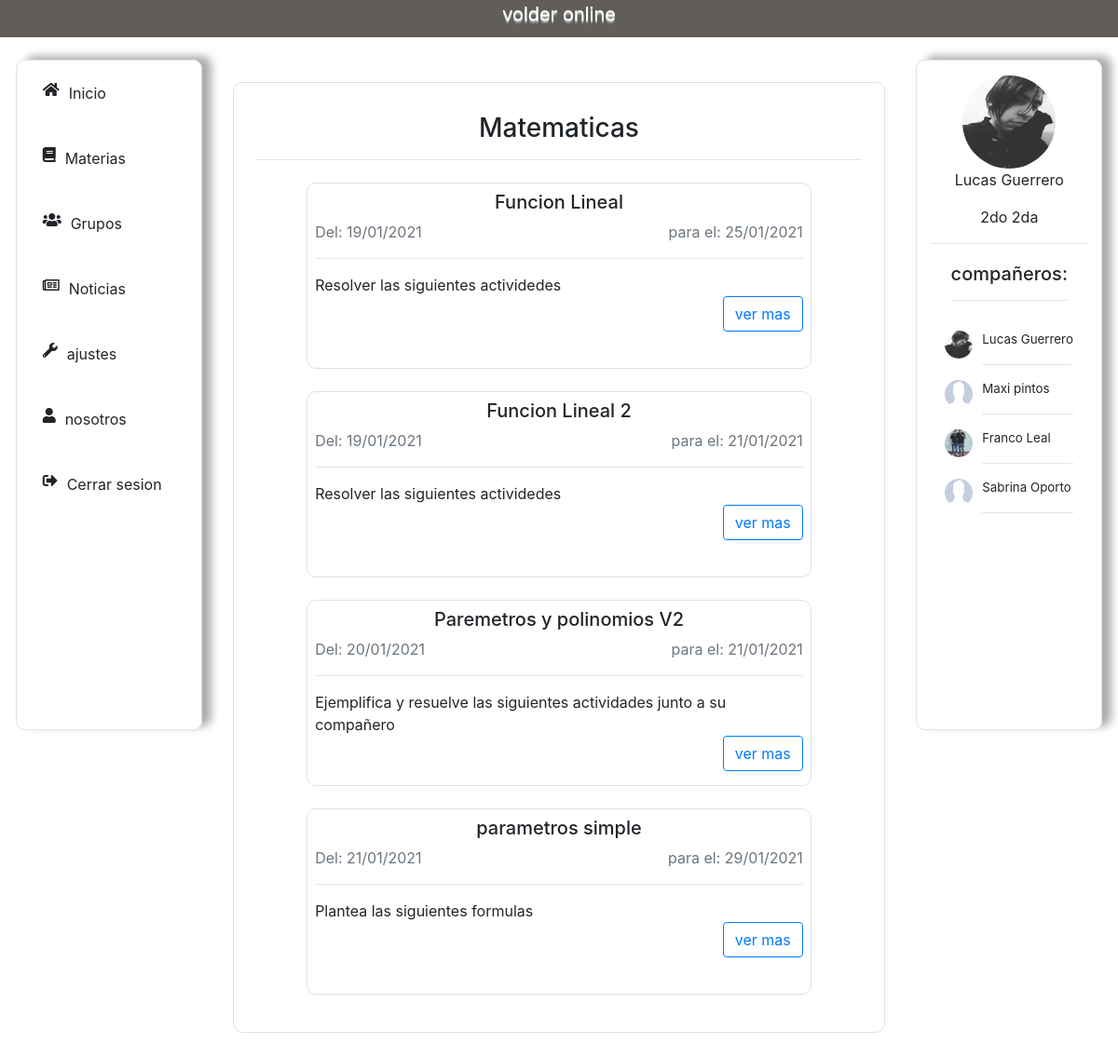
Screenshot of /estudiante/materia/1/ (signed in) with the database file from the repository.
### usuarios/models.py (models this page shows, shortened)
class Materia(models.Model):
    nombre = models.CharField(max_length=50)
    curso = models.ForeignKey(Cursoos, on_delete = models.CASCADE, null=True, blank=True)
    profesor = models.ForeignKey(Profesor, on_delete = models.CASCADE, null=True, blank=True)
    trabajos_entregados = models.IntegerField(null=True, blank=True)

class Trabajo(models.Model):
    titulo = models.CharField(max_length=50)
    materia = models.ForeignKey(Materia, on_delete = models.CASCADE, null=True, blank=True)
    fecha_de_subida = models.DateTimeField(auto_now_add=True)
    fecha_de_entrega = models.DateTimeField(auto_now_add=False)
    tipo_de_trabajo = models.ForeignKey(TipoDeTarea, on_delete = models.CASCADE, null=True, blank=True)
    consigna = models.CharField(max_length=50)
    contenido = models.TextField()
    fuentes = models.CharField(max_length=50)

class Estudiante(models.Model):
    user = models.OneToOneField(User, on_delete = models.CASCADE)
    nombre = models.CharField(max_length=50)
    apellido = models.CharField(max_length=50)
    dni = models.IntegerField(unique=True)
    curso = models.ForeignKey(Cursoos, on_delete = models.CASCADE, null=True, blank=True)
    foto =  models.ImageField(upload_to="fotos_de_perfil/estudiante", null=True, blank=True)
    def __str__(self):
        nombre_y_apellido = self.nombre + " " + self.apellido
        return nombre_y_apellido
    @property
    def imageURL(self):
        try:
            url = self.foto.url
        except:
            url = "/static/img/fotoPerfil.jpg"
        return url

class Cursoos(models.Model):
    curso = models.CharField(max_length=10, null=True, blank=True)
    division = models.CharField(max_length=10, null=True, blank=True)

### volder_app/decorators.py (the view)
        def wrapper(request, *args, **kwargs):
            if not hasattr(request.user, self.attribute):
                return redirect(self.redirect_to_url, **self.args_dict_to_redirect)
            return view(request, *args, **kwargs)

### volder_app/views.py (called while the page is built)
@RequiredUserAttribute(attribute = 'estudiante', redirect_to_url = '/profesor/')
def materia(request, id_materia):
    materia = Materia.objects.get(id=id_materia)
    trabajos = Trabajo.objects.filter(materia = materia)
    if request.user.estudiante.curso != materia.curso:
        return redirect("/estudiante/")
    id_curso = request.user.estudiante.curso.id
    compañero = Estudiante.objects.filter(curso=id_curso)
    cont = {
        "trabajos":trabajos,
        "materia":materia,
        "compañero":compañero,
    }
    return render(request, "volder/materia.html", cont)

### volder_app/templates/volder/materia.html
{% extends 'volder/base.html' %}
{% load static %}
{% block content %}
<div class="mid-tarea mid-contenido-animacion border col-10 col-md-7 mx-auto my-5 px-4 py-3">
    <h3 id="materias" class="text-center col-12 pt-3">{{materia.nombre}}</h3>  <hr>
    {% for trabajo in trabajos %}
        <div class="trabajos-materia col-10 border p-2 my-4 mx-auto">
            <h5 class="titulo text-center">{{trabajo.titulo}}</h5>
            <span class="subitutlo text-muted text-left">Del: {{trabajo.fecha_de_subida|date:'d/m/Y'}} </span>
            <span class="subitutlo text-muted float-right">para el: {{trabajo.fecha_de_entrega|date:'d/m/Y'}}</span><hr>
            <span>  {{trabajo.consigna}}  </span><br>
            <a href="{% url 'trabajo' trabajo.id %}" class="btn btn-outline-primary float-right">ver mas</a>
        </div>
    {% endfor %}
</div>
{% include 'volder/perfil_alumno.html' %}
{% endblock %}

### volder_app/templates/volder/perfil_alumno.html
{% load static %}
<div id="container"class="container container-animacion col-10 col-md-2 my-4 border" style=" box-shadow: 10px -4px 10px rgb(171, 173, 173);">
    <div class="perfil">
        <img class="foto mt-3" src="{{user.estudiante.imageURL}}">
        <div class="nombre">
            <p>{{user.estudiante.nombre}} {{user.estudiante.apellido}}</p>
        </div>
        <div class="curso">
            <p>{{user.estudiante.curso.curso}} {{user.estudiante.curso.division}}</p>
        </div>
    </div><hr>
    <div class="compañeros compañeros-animacion row py-1">
        <div class="mx-auto mb-3">
            <h5>compañeros: </h5><hr>
        </div>
        {% for compañero in compañero %}
            <div class="perfil col-6 col-md-12">
                <img class="foto-compañeros" src="{{compañero.imageURL}}">
                <div class="nick">
                    <p>{{compañero}}</p><hr>
                </div>
            </div>
        {% endfor %}
    </div>
</div>

### volder_app/static/css/estudiante/main.css (style rules this page uses)
.row { margin: 0px !important; padding: 0px !important; }
.border { border-radius: 10px; }
.contenedor, .container { height: 90vh; overflow-y: auto; scrollbar-color: rgba(0, 0, 0, .5) rgba(0, 0, 0, 0); scrollbar-width: thin; }
#nav, #container, #container-comentario { position: sticky; top: 20px; }
.container .perfil .foto { display:block; margin:auto; height: 100px; width: 100px; border-radius: 50%; }
.container .perfil .nombre, .curso { text-align: center; }
.compañeros .foto-compañeros { display:block; float: left; height: 30px; width: 30px; border-radius: 50%; }
.compañeros .nick { font-size: smaller; margin-left: 40px; }
.mid-tarea { height: auto; }
.trabajos-materia { height: 200px; }

### volder_app/templates/volder/carga.html (style rules this page uses)
*, *::after,*::before { margin: 0; padding: 0; -webkit-box-sezing: border-box; -moz-box-sezing: border-box; box-sezing: border-box; }

### rows the page displays
Materia: nombre "Matematicas"
Trabajo: titulo "Funcion Lineal", fecha_de_subida "19/01/2021", fecha_de_entrega "25/01/2021", consigna "Resolver las siguientes actividedes"
Trabajo: titulo "Funcion Lineal 2", fecha_de_subida "19/01/2021", fecha_de_entrega "21/01/2021", consigna "Resolver las siguientes actividedes"
Trabajo: titulo "Paremetros y polinomios V2", fecha_de_subida "20/01/2021", fecha_de_entrega "21/01/2021", consigna "Ejemplifica y resuelve las siguientes actividades junto a su compañero"
Trabajo: titulo "parametros simple", fecha_de_subida "21/01/2021", fecha_de_entrega "29/01/2021", consigna "Plantea las siguientes formulas"
Estudiante: imageURL (picture), nombre+apellido "Lucas Guerrero"
Estudiante: nombre+apellido "Maxi pintos"
Estudiante: imageURL (picture), nombre+apellido "Franco Leal"
Estudiante: nombre+apellido "Sabrina Oporto"

### other values shown
{{ user.estudiante.nombre }} "Lucas"
{{ user.estudiante.apellido }} "Guerrero"
{{ user.estudiante.curso.curso }} "2do"
{{ user.estudiante.curso.division }} "2da"
